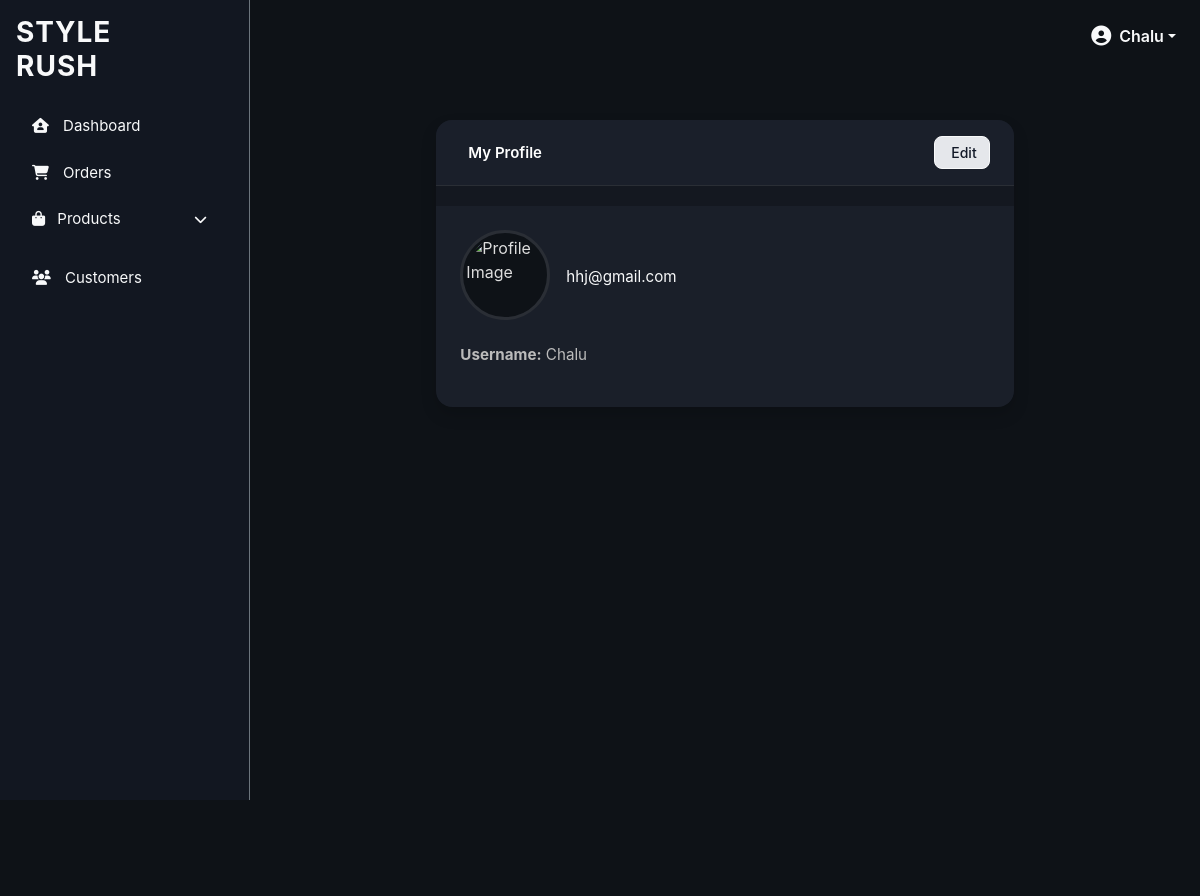
Page /adminapp/profile/ (signed in) on the committed database.
### fashion/models.py (models this page shows, shortened)
class CustomUser(AbstractUser):
    email = models.EmailField(unique=True)
    USERNAME_FIELD = 'username'
    REQUIRED_FIELDS = ['email']

### adminapp/views.py (the view)
# urls.py: path('profile/', profile_view, name='admin_profile'),
@login_required
@user_passes_test(lambda u: u.is_superuser)
def profile_view(request):
    user = request.user
    context = {
        'user': user,
    }
    return render(request, 'admin_app/profile.html', context)

### templates/admin_app/profile.html (shortened to what this page needs)
{% extends "admin_app/base.html" %}
{% load static %}
{% block 'content' %}
<section class="profile-section py-5">
    <div class="container">
        <div class="row justify-content-center">
            <div class="col-lg-8">
                <div class="card shadow border-0 rounded-4 overflow-hidden">
                    <div class="card-header bg-dark text-white d-flex justify-content-between align-items-center">
                        <h5 class="mb-0"> My Profile</h5>
                        <a href="{% url 'admin_edit_profile' %}" class="btn btn-light btn-sm"> Edit</a>
                    </div>
                    <div class="card-body p-4">
                        <div class="d-flex align-items-center mb-4">
                            {% if customer.profile_image %}
                                <img src="{{ customer.profile_image.url }}" class="rounded-circle me-3" width="90" height="90" alt="Profile Image">
                            {% else %}
                                <img src="{% static 'images/default-profile.png' %}" class="rounded-circle me-3" width="90" height="90" alt="Profile Image">
                            {% endif %}
                            <div>
                                <p class="text-light mb-0">{{ user.email }}</p>
                            </div>
                        </div>
                        <div class="row">
                            <div class="col-md-6">
                                <p><strong>Username:</strong> {{ user.username }}</p>
                        </div>
                    </div>
                </div>
            </div>
        </div>
    </div>
</section>
{% endblock %}

### templates/admin_app/base.html (shortened to what this page needs)
{% load static %}
<!DOCTYPE html>
<html lang="en">
<head>
    <link href="https://cdn.jsdelivr.net/npm/bootstrap@5.3.0/dist/css/bootstrap.min.css" rel="stylesheet">
    <link rel="stylesheet" href="https://cdnjs.cloudflare.com/ajax/libs/font-awesome/6.4.0/css/all.min.css" />
    <link rel="stylesheet" href="{% static 'css/dashboard.css' %}">
</head>
<body class="text-light">
    <div class="d-flex">
        <nav class="p-3 vh-100 border-end border-secondary" style="width: 250px;">
            <h3 class="text-light mb-4">STYLE<br>RUSH</h3>
            <ul class="nav flex-column">
                <li class="nav-item">
                    <a href="{% url 'dashboard' %}" class="nav-link text-light">
                        <i class="fa-solid fa-house-user"></i> Dashboard
                    </a>
                </li>
                <li class="nav-item">
                    <a href="{% url 'orders' %}" class="nav-link text-light">
                        <i class="fa-solid fa-cart-shopping"></i> Orders
                    </a>
                </li>
                <li class="nav-item dropdown">
                    <a class="nav-link text-light d-flex justify-content-between align-items-center"href="#" id="productDropdown" role="button" data-bs-toggle="collapse" data-bs-target="#productMenu"aria-expanded="false" aria-controls="productMenu">
                        <span><i class="fa-solid fa-bag-shopping me-2"></i> Products</span>
                        <i class="fa-solid fa-chevron-down small"></i>
                    </a>
                </li>
                <li class="nav-item">
                    <a href="{% url 'customers' %}" class="nav-link text-light">
                        <i class="fa-solid fa-users"></i> Customers
                    </a>
                </li>
            </ul>
        </nav>
        <div class="flex-grow-1 p-4">
            <div class="d-flex justify-content-between align-items-center mb-4">
                <div class="dropdown">
                    <a class="d-flex align-items-center text-light text-decoration-none dropdown-toggle" href="#" role="button" id="adminDropdown" data-bs-toggle="dropdown" aria-expanded="false">
                        {% if request.user.is_authenticated and request.user.profile.profile_image %}
                            <img src="{{ request.user.profile.profile_image.url }}"
                                alt="{{ request.user.username }}"
                                class="rounded-circle me-2 border border-secondary"
                                width="35" height="35">
                        {% else %}
                            <i class="fa-solid fa-user-circle fs-5 me-2"></i>
                        {% endif %}
                        <span class="fw-bold">{{ request.user.username|default:"Admin" }}</span>
                    </a>
                </div>
            </div>
            {% block 'content' %}{% endblock %}
        </div>
    </div>
</body>
</html>

### static/css/dashboard.css (style rules this page uses)
body { background-color: #0e1217; color: #fff; font-family: 'Inter', 'Poppins', sans-serif; }
h3, h4, h5 { font-weight: 600; }
nav { background-color: #121721; border-right: 1px solid #2c2f36 !important; }
nav h3 { letter-spacing: 1px; font-weight: 700; }
.nav-link { color: #bbb; font-size: 15px; margin-bottom: 8px; transition: all 0.2s ease; }
.nav-link i { margin-right: 10px; }
.flex-grow-1 { background-color: #0e1217; }
.card { border: none; border-radius: 15px; box-shadow: 0 0 10px rgba(255, 255, 255, 0.05); }
.card h5 { color: #aaa; font-size: 15px; margin-bottom: 6px; }
.d-flex.justify-content-between { color: #ddd; }
.fw-bold { font-weight: 600 !important; }
.d-flex.justify-content-between.align-items-center { margin-bottom: 20px; }
.btn { border-radius: 10px; font-weight: 500; transition: all 0.2s ease-in-out; }
.card { border-radius: 16px; border: 1px solid #2a2e35; background-color: #141820 !important; box-shadow: 0 4px 10px rgba(0, 0, 0, 0.25); }
.card .d-flex img { border: 1px solid #2a2e35; background-color: #1a1f29; padding: 3px; transition: transform 0.2s ease; }
.profile-section { background-color: #0e1217; color: #fff; min-height: 100vh; }
.profile-section .card { background-color: #141820 !important; border: 1px solid #2a2e35; border-radius: 16px; box-shadow: 0 4px 10px rgba(0, 0, 0, 0.3); overflow: hidden; transition: transform 0.2s ease, box-shadow 0.2s ease; }
.profile-section .card-header { background-color: #1a1f2a !important; color: #fff; font-weight: 600; font-size: 1.1rem; border-bottom: 1px solid #2a2e35; padding: 1rem 1.5rem; }
.profile-section .card-header .btn-light { background-color: #e5e7eb; color: #111827; font-weight: 500; border-radius: 8px; padding: 5px 12px; transition: background-color 0.2s ease, transform 0.2s ease; }
.profile-section .card-body { background-color: #1a1f29; color: #ddd; border-radius: 0 0 16px 16px; }
.profile-section img.rounded-circle { border: 3px solid #2a2e35; background-color: #0e1217; object-fit: cover; transition: transform 0.3s ease, border-color 0.3s ease; }
.profile-section h5 { color: #fff; font-weight: 600; margin-bottom: 5px; }
.profile-section p { font-size: 0.95rem; color: #bbb; }

### rows in the picture
CustomUser: user.username "Chalu", email "hhj@gmail.com", username "Chalu"
